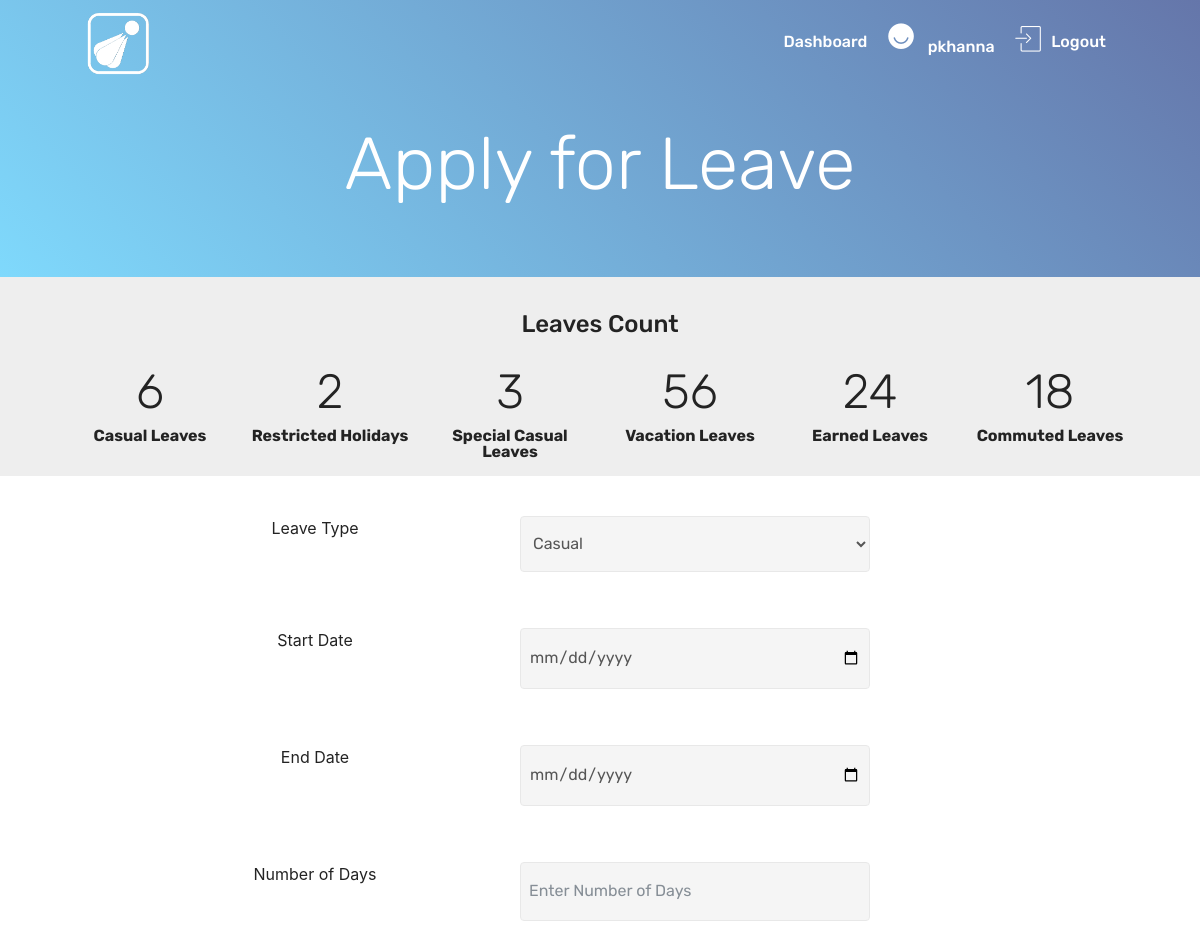
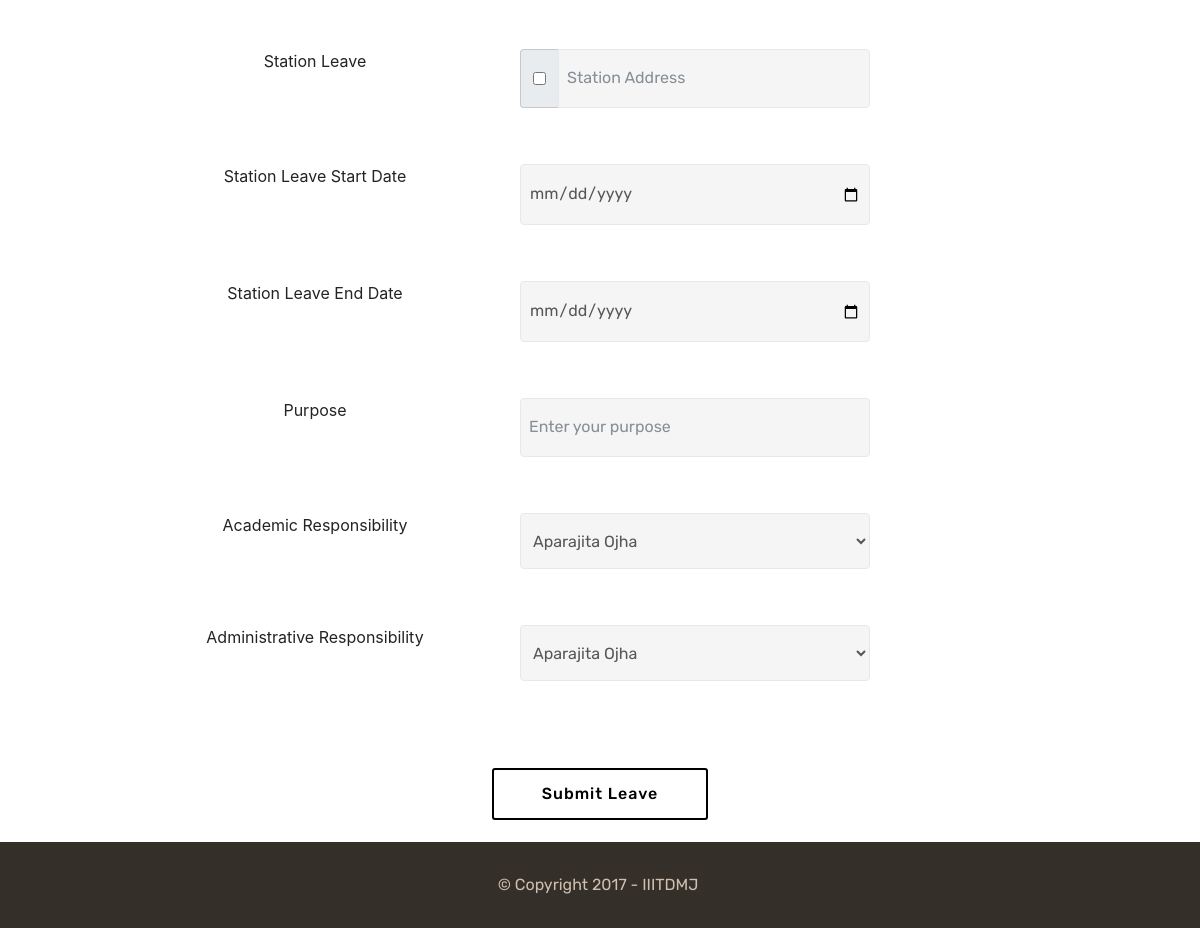
/home/newleave/ (signed in), run on the app's committed database (2 pictures, top to bottom).
### home/models.py (models this page shows)
class RemainingLeaves(models.Model):
    user = models.OneToOneField(User, on_delete=models.CASCADE, related_name='remaining_leaves')
    casual = models.IntegerField(default=8)
    vacation = models.IntegerField(default=60, null=True, blank=True)
    commuted = models.IntegerField(default=20)
    special_casual = models.IntegerField(default=15)
    restricted = models.IntegerField(default=2)
    earned = models.IntegerField(default=30, null=True)
    year = models.IntegerField(default=2017)

### home/views.py (the view)
@login_required
def newleave(request):
    if 'username' in request.session:
        username = request.session['username']
        current_user = request.user
        user_profile = UserProfile.objects.get(user=current_user.id)
        remaining_leaves = RemainingLeaves.objects.get(user=current_user.id)
    return render(request, 'leave/newleave.html',  {'user_profile' :user_profile,
                                                    'profiles' :UserProfile.objects.all(),
                                                    'remaining_leaves' :remaining_leaves,
                                                    'username' :username})

### home/templates/leave/newleave.html (shortened to what this page needs)
<!DOCTYPE html>
<html>
<head>
  {% load static %}
  <link rel="stylesheet" href="{% static 'leave/assets/web/assets/mobirise-icons/mobirise-icons.css' %}">
  <link rel="stylesheet" href="{% static 'leave/assets/tether/tether.min.css' %}">
  <link rel="stylesheet" href="{% static 'leave/assets/bootstrap/css/bootstrap.min.css' %}">
  <link rel="stylesheet" href="{% static 'leave/assets/bootstrap/css/bootstrap-grid.min.css' %}">
  <link rel="stylesheet" href="{% static 'leave/assets/bootstrap/css/bootstrap-reboot.min.css' %}">
  <link rel="stylesheet" href="{% static 'leave/assets/dropdown/css/style.css' %}">
  <link rel="stylesheet" href="{% static 'leave/assets/socicon/css/styles.css' %}">
  <link rel="stylesheet" href="{% static 'leave/assets/theme/css/style.css' %}">
  <link href="{% static 'leave/assets/fonts/style.css' %}" rel="stylesheet">
  <link href="{% static 'leave/assets/mobirise/css/mbr-additional.css' %}" rel="stylesheet">
</head>
<body>
<section class="menu cid-qtm9HUX9Jb" once="menu" id="menu1-1b" data-rv-view="118">
    <nav class="navbar navbar-expand beta-menu navbar-dropdown align-items-center navbar-fixed-top navbar-toggleable-sm bg-color transparent">
        <div class="menu-logo">
            <div class="navbar-brand">
                <span class="navbar-logo">
                    <a href="#">
                         <img src="{% static 'leave/assets/images/basic3-154-infinity-512x512.png' %}" alt="" title="" media-simple="true" style="height: 4.3rem;">
                    </a>
                </span>
            </div>
        </div>
        <div class="collapse navbar-collapse" id="navbarSupportedContent">
            <ul class="navbar-nav nav-dropdown nav-right" data-app-modern-menu="true"><li class="nav-item"><a class="nav-link link text-white display-4" href="#"></a></li><li class="nav-item">
                    <a class="nav-link link text-white display-4" href="/home/">&nbsp;Dashboard</a>
                </li><li class="nav-item"><a class="nav-link link text-white display-4" href="#"><span class="socicon socicon-ello mbr-iconfont mbr-iconfont-btn" style="color: rgb(255, 255, 255);"></span>
                        {{username}}</a></li><li class="nav-item"><a class="nav-link link text-white display-4" href="/home/loggedout/"><span class="mbri-login mbr-iconfont mbr-iconfont-btn" style="color: rgb(255, 255, 255);"></span>Logout&nbsp;</a></li></ul>
        </div>
    </nav>
</section>
<section class="header5 cid-qtp9ii4sR0" id="header5-1f" data-rv-view="115">
    <div class="container">
        <div class="row justify-content-center">
            <div class="mbr-white col-md-10">
                <h1 class="mbr-section-title align-center pb-3 mbr-fonts-style display-1">
                    Apply for Leave</h1>
            </div>
        </div>
    </div>
</section>
<section class="counters1 counters cid-qtqMeBa55Y" id="counters1-20" data-rv-view="119" >
    <div class="container">
        <h3 class="mbr-section-subtitle mbr-fonts-style display-5">
           <center> <br>Leaves Count</center>
        </h3>
        <div class="container pt-2 mt-0">
            <div class="media-container-row">
                <div class="card p-1 align-center col-6 col-md-3 col-lg-2" >
                    <div class="panel-item p-1" >
                        <div class="card-text" >
                            <h3 class="count pt-1 pb-1 mbr-fonts-style display-2" >
                                  {{remaining_leaves.casual}}
                            </h3>
                            <h4 class="mbr-content-title mbr-bold mbr-fonts-style display-7">
                                Casual Leaves
                            </h4>
                        </div>
                    </div>
                </div>
                <div class="card p-1 align-center col-6 col-md-3 col-lg-2">
                    <div class="panel-item p-1">
                        <div class="card-text">
                            <h3 class="count pt-1 pb-1 mbr-fonts-style display-2">
                                  {{remaining_leaves.restricted}}
                            </h3>
                            <h4 class="mbr-content-title mbr-bold mbr-fonts-style display-7">
                                Restricted Holidays
                            </h4>
                        </div>
                    </div>
                </div>
                <div class="card p-1 align-center col-6 col-md-3 col-lg-2">
                    <div class="panel-item p-1">
                        <div class="card-text">
                            <h3 class="count pt-1 pb-1 mbr-fonts-style display-2">
                                  {{remaining_leaves.special_casual}}
                            </h3>
                            <h4 class="mbr-content-title mbr-bold mbr-fonts-style display-7">
                                Special Casual Leaves
                            </h4>
                        </div>
                    </div>
                </div>
                <div class="card p-1 align-center col-6 col-md-3 col-lg-2">
                    <div class="panel-item p-1">
                        <div class="card-text">
                            <h3 class="count pt-1 pb-1 mbr-fonts-style display-2">
                                  {{remaining_leaves.vacation}}
                            </h3>
                            <h4 class="mbr-content-title mbr-bold mbr-fonts-style display-7">
                                Vacation Leaves
                            </h4>
                        </div>
                    </div>
                </div>
                <div class="card p-1 align-center col-6 col-md-3 col-lg-2">
                    <div class="panel-item p-1">
                        <div class="card-text">
                            <h3 class="count pt-1 pb-1 mbr-fonts-style display-2">
                                  {{remaining_leaves.earned}}
                            </h3>
                            <h4 class="mbr-content-title mbr-bold mbr-fonts-style display-7">
                                Earned Leaves
                            </h4>
                        </div>
                    </div>
                </div>
                <div class="card p-1 align-center col-6 col-md-3 col-lg-2">
                    <div class="panel-item p-1">
                        <div class="card-text">
                            <h3 class="count pt-1 pb-1 mbr-fonts-style display-2">
                                  {{remaining_leaves.commuted}}
                            </h3>
                            <h4 class="mbr-content-title mbr-bold mbr-fonts-style display-7">
                                Commuted Leaves
                            </h4>
                        </div>
                    </div>
                </div>
            </div>
        </div>
   </div>
</section>
<section class="mbr-section mbr-section--relative mbr-section--fixed-size" id="deltapieditor-1x" data-rv-view="21" style="background-color: rgb(255, 255, 255);">
    <div class="mbr-section__container mbr-section__container--isolated container">
  <center><form class="form-horizontal" action="/home/confirmleave/" method="post">
<fieldset>
  <div class="row"><p><br></p></div>
<div class="form-group">
  <div class = "row">
    <div class="col-md-1"></div>
  <div class="col-md-4">
  <label for="leavetype">Leave Type</label>
</div>
  <div class="col-md-4">
    <select id="leavetype" name="leavetype" class="form-control">
      <option value="1">Casual</option>
    </select>
  </div>
</div>
</div>
<div class="row"><p><br></p></div>
<div class="form-group">
  <div class = "row">
      <div class="col-md-1"></div>
  <div class="col-md-4">
  <label for="stdate">Start Date</label>
</div>
  <div class="col-md-4">
  <input id="stdate" name="stdate" type="date" placeholder="Enter the Start Date" class="form-control input-md" required="">
  </div>
</div>
</div>
<div class="container"><div class="row"><p><br></p></div></div>
<div class="form-group">
  <div class = "row">
      <div class="col-md-1"></div>
  <div class="col-md-4">
  <label for="enddate">End Date</label>
</div>
  <div class="col-md-4">
  <input id="enddate" name="enddate" type="date" placeholder="Enter the End Date" class="form-control input-md" required="">
  </div>
</div>
</div>
<div class="container"><div class="row"><p><br></p></div></div>
<div class="form-group">
  <div class = "row">
      <div class="col-md-1"></div>
  <div class="col-md-4">
  <label for="nodays">Number of Days</label>
</div>
  <div class="col-md-4">
  <input id="nodays" name="nodays" type="text" placeholder="Enter Number of Days" class="form-control input-md" required="">
  </div>
</div>
</div>
<div class="container"><div class="row"><p><br></p></div></div>
<div class="form-group">
  <div class = "row">
      <div class="col-md-1"></div>
  <div class="col-md-4">
  <label for="stationleave">Station Leave</label>
</div>
  <div class="col-md-4">
    <div class="input-group">
      <span class="input-group-addon">
          <input id="stationleave" name="stationleave" value="on" type="checkbox">
      </span>
      <input id="leave_address" name="leave_address" class="form-control" type="text" placeholder="Station Address">
    </div>
  </div>
</div>
</div>
<div class="container"><div class="row"><p><br></p></div></div>
<div class="form-group">
  <div class = "row">
      <div class="col-md-1"></div>
  <div class="col-md-4">
  <label for="stationleavestdate">Station Leave Start Date</label>
</div>
  <div class="col-md-4">
  <input id="stationleavestdate" name="stationleavestdate" type="date" placeholder="Enter Station Leave Start Date" class="form-control input-md">
  </div>
</div>
</div>
<div class="container"><div class="row"><p><br></p></div></div>
<div class="form-group">
  <div class = "row">
      <div class="col-md-1"></div>
  <div class="col-md-4">
  <label for="stationleaveenddate">Station Leave End Date</label>
</div>
  <div class="col-md-4">
  <input id="stationleaveenddate" name="stationleaveenddate" type="date" placeholder="Enter Station Leave End Date" class="form-control input-md">
  </div>
</div>
</div>
<div class="container"><div class="row"><p><br></p></div></div>
<div class="form-group">
  <div class = "row">
      <div class="col-md-1"></div>
  <div class="col-md-4">
  <label for="purpose">Purpose</label>
</div>
  <div class="col-md-4">
  <input id="purpose" name="purpose" type="text" placeholder="Enter your purpose" class="form-control input-md" required="">
  </div>
</div>
</div>
<div class="container"><div class="row"><p><br></p></div></div>
<div class="form-group">
<div class = "row">
    <div class="col-md-1"></div>
  <div class="col-md-4">
  <label for="acadresponsibilty">Academic Responsibility</label>
</div>
  <div class="col-md-4">
    <select id="acadresponsibilty" name="acadresponsibilty" class="form-control">
      {% for profile in profiles %}
      {% if profile.section == user_profile.section and profile.name != user_profile.name %}
      <option value="{{profile.user_id}}">{{profile.name}}</option>
      {% endif %}
      {% endfor %}
    </select>
  </div>
</div>
</div>
<div class="container"><div class="row"><p><br></p></div></div>
<div class="form-group">
  <div class = "row">
  <div class="col-md-1"></div>
  <div class  = "col-md-4">
  <label for="adminresponsibility">Administrative Responsibility</label>
</div>
  <div class="col-md-4">
    <select id="adminresponsibility" name="adminresponsibility" class="form-control">
      {% for profile in profiles %}
      {% if user_profile.jobtype == profile.jobtype and profile.name != user_profile.name %}
      <option value="{{profile.user_id}}">{{profile.name}}</option>
      {% endif %}
      {% endfor %}
    </select>
  </div>
</div>
</div>
<div class="container"><div class="row"><p><br></p></div></div>
<div class="form-group">
  <div class="">
    <div class="mbr-section-btn align-center"><button id="submitleave" name="submitleave" type="submit" class="btn btn-md btn-black-outline display-4">Submit Leave</a></div>
  </div>
</div>
</fieldset>
</form></center>
    </div>
</section>
<section once="" class="cid-qtmfWV5aem" id="footer6-1c" data-rv-view="120" style="position: relative; width: 100%; bottom:0">
    <div class="container">
        <div class="media-container-row align-center mbr-white">
            <div class="col-12">
                <p class="mbr-text mb-0 mbr-fonts-style display-7">
                    © Copyright 2017 - IIITDMJ&nbsp;</p>
            </div>
        </div>
    </div>
</section>
</body>
</html>

### home/static/leave/assets/dropdown/css/style.css (style rules this page uses)
.navbar-dropdown { left: 0; padding: 0; position: absolute; right: 0; top: 0; transition: all 0.45s ease; z-index: 1030; background: #282828; }
.navbar-dropdown .navbar-logo { margin-right: 0.8rem; transition: margin 0.3s ease-in-out; vertical-align: middle; }
.navbar-dropdown .navbar-logo img { height: 3.125rem; transition: all 0.3s ease-in-out; }
.navbar-dropdown.navbar-fixed-top { position: fixed; }
.navbar-dropdown .navbar-brand span { vertical-align: -4px; }
.navbar-dropdown.bg-color.transparent { background: none; }
.nav-dropdown { font-size: 0.75rem; font-weight: 500; height: auto !important; }
.nav-dropdown .link { margin: .667em 1.667em; font-weight: 500; padding: 0; transition: color .2s ease-in-out; }
.nav-dropdown .link::after, .nav-dropdown .dropdown-item::after { color: inherit; }

### home/static/leave/assets/theme/css/style.css (style rules this page uses)
section { background-color: #eeeeee; }
section, .container, .container-fluid { position: relative; word-wrap: break-word; }
a { font-style: normal; font-weight: 400; cursor: pointer; }
a, a:hover { text-decoration: none; }
body { color: #232323; }
h1, h2, h3, h4, h5, h6, .h1, .h2, .h3, .h4, .h5, .h6, .display-1, .display-2, .display-3, .display-4 { line-height: 1; word-break: break-word; word-wrap: break-word; }
body { position: relative; }
section { background-position: 50% 50%; background-repeat: no-repeat; background-size: cover; }
.mbr-white { color: #ffffff; }
.align-center { text-align: center; }
.mbr-bold { font-weight: 700; }
.media-container-row { display: -ms-flexbox; display: -webkit-flex; display: flex; -webkit-flex-direction: row; -ms-flex-direction: row; flex-direction: row; -webkit-flex-wrap: wrap; -ms-flex-wrap: wrap; flex-wrap: wrap; -webkit-justify-content: center; -ms-flex-pack: center; justify-content: center; -webkit-align-content: center; -ms-flex-line-pack: center; align-content: center; -webkit-align-items: start; -ms-flex-align: start; align-items: start; }
@media (min-width: 992px) { .media-container-row { -webkit-flex-wrap: nowrap; -ms-flex-wrap: nowrap; flex-wrap: nowrap; } }
.card { background-color: transparent; border: none; }
.mbr-section-btn { margin-left: -.25rem; margin-right: -.25rem; font-size: 0; }
[type="submit"] { -webkit-appearance: none; }
.menu .navbar-brand { display: -webkit-flex; }
.menu .navbar-brand span { display: flex; display: -webkit-flex; }
.menu .navbar-brand .navbar-logo img { display: -webkit-flex; }
@media (min-width: 992px) { .menu .navbar-nav.nav-dropdown { display: -webkit-flex; } }
@media (min-width: 992px) { .menu .navbar-toggleable-sm .navbar-collapse { display: -webkit-flex !important; } }

### data on the page
RemainingLeaves: casual "6", restricted "2", special_casual "3", vacation "56", earned "24", commuted "18"

### other printed values
{{ username }} "pkhanna"
form field acadresponsibilty "Aparajita Ojha"
form field adminresponsibility "Aparajita Ojha"
